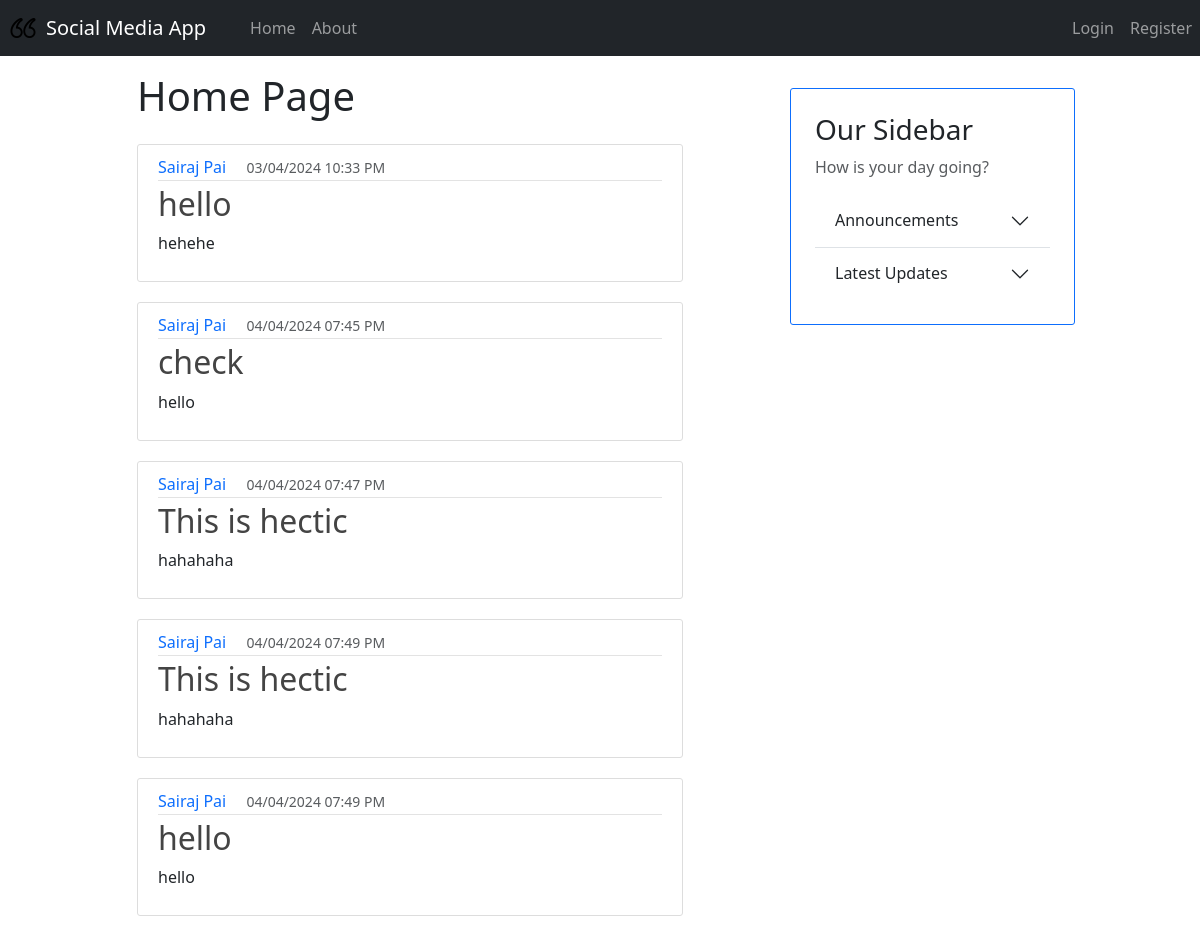
Before: / with the older database file.
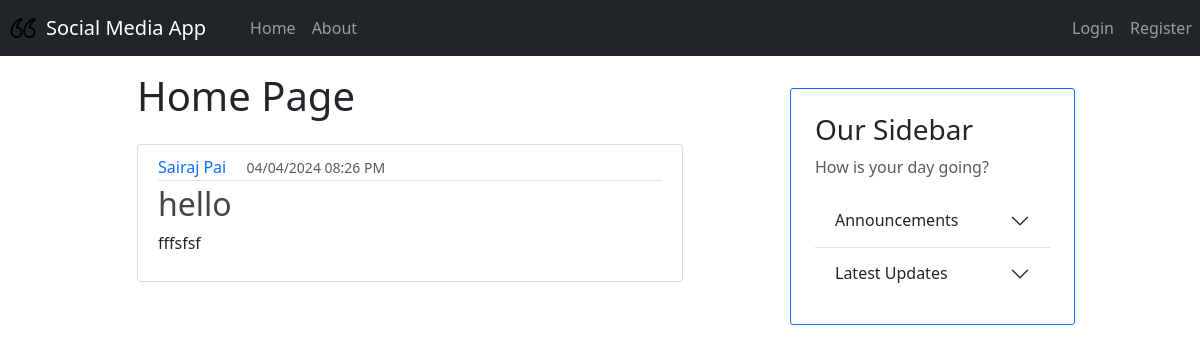
After: the same page with the newer database file.
### models.py (models this page shows, shortened)
class Base(DeclarativeBase): # pylint: disable=too-few-public-methods
    pass

class Posts(Base): # pylint: disable=too-few-public-methods
    __tablename__ = "posts"
    id: Mapped[int] = mapped_column(primary_key=True)
    title: Mapped[str] = mapped_column(nullable=False)
    text: Mapped[str] = mapped_column(nullable=False)
    image: Mapped[Optional[str]] = mapped_column()
    likes: Mapped[List["Likes"]] = relationship(back_populates="post")
    timestamp: Mapped[int] = mapped_column(nullable=False)
    owner_id: Mapped[str] = mapped_column(ForeignKey("user_account.username"))
    owner: Mapped["User"] = relationship(back_populates="posts")
    comments: Mapped[List["Comments"]] = relationship(back_populates="post")
    no_of_likes = column_property(
        select(func.count(Likes.id))
        .where(Likes.liked_post_id == id)
        .scalar_subquery()
    )

class User(Base, UserMixin): # pylint: disable=too-few-public-methods
    __tablename__ = "user_account"
    username: Mapped[str] = mapped_column(primary_key=True)
    fullname: Mapped[str] = mapped_column(nullable=False)
    email: Mapped[str] = mapped_column(nullable=False, unique=True)
    password: Mapped[str] = mapped_column(nullable=False)
    profile_pic_url: Mapped[Optional[str]] = mapped_column(default="user.png")
    posts: Mapped[List["Posts"]] = relationship(back_populates="owner")

### app.py (the view)
@app.route("/")
def home():
    posts = db.session.scalars( select(Posts) ).all()
    tz=timezone("Asia/Kolkata")
    return render_template('home.html', posts=posts, datetime=datetime, tz=tz)

### templates/home.html
{% extends "layout.html" %}
{% block content %}
    {% if current_user.is_authenticated %}
        <h1 class="mt-2 mb-4"> Welcome, {{ current_user.fullname }}! </h1>
    {% else %}
        <h1 class="mt-2 mb-4"> Home Page </h1>
    {% endif %}
    {% for post in posts %}
        <article class="media content-section">
          <div class="media-body">
            <div class="article-metadata">
              <a class="text-decoration-none me-3" href="#">{{ post.owner.fullname }}</a>
              <small class="text-muted">{{ datetime.fromtimestamp(post.timestamp, tz=tz).strftime('%d/%m/%Y %I:%M %p') }}</small>
            </div>
            <h2><a class="article-title text-decoration-none" href="{{ url_for('post',post_id=post.id) }}">{{ post.title }}</a></h2>
            <p class="article-content">{{ post.text }}</p>
          </div>
        </article>
    {% endfor %}
{% endblock %}

### templates/layout.html (shortened to what this page needs)
<!DOCTYPE html>
<html lang="en">
<head>
    <link href="https://cdn.jsdelivr.net/npm/bootstrap@5.3.3/dist/css/bootstrap.min.css" rel="stylesheet">
    <link rel="stylesheet" type="text/css" href="{{ url_for('static', filename='main.css') }}">
</head>
<body>
    <nav class="navbar navbar-expand-md navbar-dark bg-dark mb-2">
         <img src="{{ url_for('static', filename='icon.png') }}" width="30" height="30" class="d-inline-block align-top me-2 ms-2" alt="App Icon">
        <a class="navbar-brand" href="#">Social Media App</a>
        <div class="collapse navbar-collapse" id="navbarNav">
            <ul class="navbar-nav">
                <li class="nav-item active">
                    <a class="nav-link" href="{{ url_for('home') }}">Home </a>
                </li>
                <li class="nav-item">
                    <a class="nav-link" href="{{ url_for('about') }}">About</a>
                </li>
            </ul>
            <ul class="navbar-nav ms-auto">
                {% if not current_user.is_authenticated %}
                    <li class="nav-item">
                        <a class="nav-link" href="{{ url_for('login') }}">Login</a>
                    </li>
                    <li class="nav-item">
                        <a class="nav-link" href="{{ url_for('register') }}">Register</a>
                    </li>
                {% endif %}
            </ul>
        </div>
    </nav>
    <div class="container">
        <div class="row align-items-start">
            <div class="col-md-6 offset-md-1">
                {% block content %}
                {% endblock %}
            </div>
            <div class="col-md-3 offset-md-1 col-10 offset-1 p-4 mt-4 border border-primary content-section">
                <div class="sidebar">
                    <h3>Our Sidebar</h3>
                    <p class='text-muted'>How is your day going?</p>
                    <div class="accordion accordion-flush" id="accordionFlushExample">
                        <div class="accordion-item">
                            <h2 class="accordion-header" id="flush-headingOne">
                                <button class="accordion-button collapsed" type="button" data-bs-toggle="collapse" data-bs-target="#flush-collapseOne" aria-expanded="false" aria-controls="flush-collapseOne">
                                    Announcements
                                </button>
                            </h2>
                        </div>
                        <div class="accordion-item">
                            <h2 class="accordion-header" id="flush-headingTwo">
                                <button class="accordion-button collapsed" type="button" data-bs-toggle="collapse" data-bs-target="#flush-collapseTwo" aria-expanded="false" aria-controls="flush-collapseTwo">
                                    Latest Updates
                                </button>
                            </h2>
                        </div>
                    </div>
                </div>
            </div>
        </div>
    </div>
</body>
</html>

### static/main.css (style rules this page uses)
.content-section { background: #ffffff; padding: 10px 20px; border: 1px solid #dddddd; border-radius: 8px; margin-bottom: 20px; }
#navbarNav { padding-left: 20px; }
.content-section { background: #ffffff; padding: 10px 20px; border: 1px solid #dddddd; border-radius: 3px; margin-bottom: 20px; }
.article-title { color: #444444; }
.article-content { white-space: pre-line; }
.article-metadata { padding-bottom: 1px; margin-bottom: 4px; border-bottom: 1px solid #e3e3e3 }

Changed rows visible on the page:
removed Posts: owner.fullname "Sairaj Pai", fromtimestamp "04/04/2024 07:45 PM", title "check", text "hello"
removed Posts: owner.fullname "Sairaj Pai", fromtimestamp "04/04/2024 07:47 PM", title "This is hectic", text "hahahaha"
removed Posts: owner.fullname "Sairaj Pai", fromtimestamp "04/04/2024 07:49 PM", title "This is hectic", text "hahahaha"
removed Posts: owner.fullname "Sairaj Pai", fromtimestamp "04/04/2024 07:49 PM", title "hello", text "hello"
changed Posts "hello": fromtimestamp "03/04/2024 10:33 PM" → "04/04/2024 08:26 PM"; text "hehehe" → "fffsfsf"
